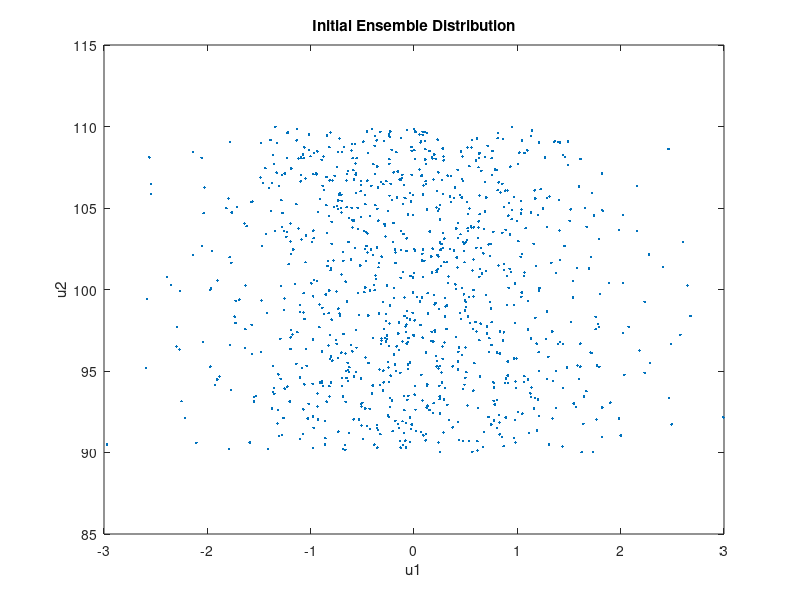
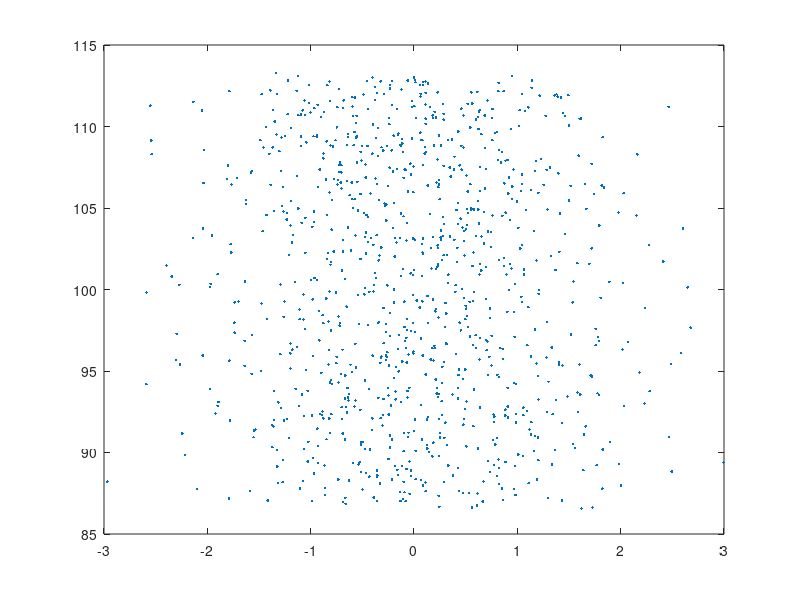

The MATLAB source for these figures, in order:
%% Ensemble Kalman Sampler for Low-Dimensional Parameter Space Example

% Goal: Find u1, u2 knowing y data

%% Set Up
% Problem Specific Information
x = [0.25; 0.75];                                   % Measurement Location
y = [27.5; 79.7];                                   % Observed Data
p = @(x,u1,u2) u2.*x + exp(-u1).*(-x.^2/2 + x/2);   % Component functions for operator G
G = @(x1,x2,u1,u2) [p(x1,u1,u2); p(x2,u1,u2)];      % Define operator G as G(u,x)
Gx = @(u1,u2) G(x(1),x(2),u1,u2);                   % Evaluate G at input x point to get G(u)

% Ensemble Kalman Sampling Information
n_max = 30;                         % Total number of iterations (matches choice from paper)
J = 10^3;                           % Number of ensemble particles
u1_ensemble = normrnd(0,1,[1,J]);   % u1 ~ N[0,1]
u2_ensemble = 90 + 20*rand(1,J);    % u2 ~ U[90,110]

I2 = eye(2);
sigma = 10;
Gamma0 = sigma.^2*I2;               % Prior Distribution
Gamma = 0.1^2 * I2;                 % Distribution
eps = 10^-8;                        % Perturbation value to avoid ill-conditioned time-steps
dt0 = 1;                            % Initial time step

u_n = [u1_ensemble; u2_ensemble];

% Plot Initial Ensemble Distribution
figure(1)
plot(u_n(1,:),u_n(2,:),'.')
xlim([-3,3])
ylim([85,115])
title('Initial Ensemble Distribution')
xlabel('u1');
ylabel('u2');

%% Iterate to Converge to an Approximation of the True Distribution
Gbar = 1/J*sum(Gx(u1_ensemble,u2_ensemble),2);      % Do I have to update Gbar every time?

for i = 1:n_max
    G_un = Gx(u_n(1,:),u_n(2,:));
    Gbar = 1/J*sum(G_un,2);                     % Not sure if this should be updated every step
    in_prod = (G_un - Gbar)'*(Gamma\(G_un-y));  % Not sure about definition of inner product with weighted kernel matrix
    dtn = dt0/(norm(in_prod,"fro")+eps);        % Not sure if I am taking the right entry on the bottom
    mean_adj = dtn/J*u_n*in_prod';
    
    ubar = 1/J*sum(u_n,2);
    cov_U = 1/J*(u_n-ubar)*(u_n-ubar)';
    
    u_n_star = (I2 + dtn*cov_U*(Gamma0\I2))\(u_n - mean_adj); % Still have questions about this weird equation

    xi = normrnd(0,1,[2,J]);
    u_n = u_n_star + sqrt(2*dtn*cov_U)*xi;
end

% Plot the Final Ensemble Distribution
figure(2)
plot(u_n(1,:),u_n(2,:),'.')
xlim([-3,3])
ylim([85,115])